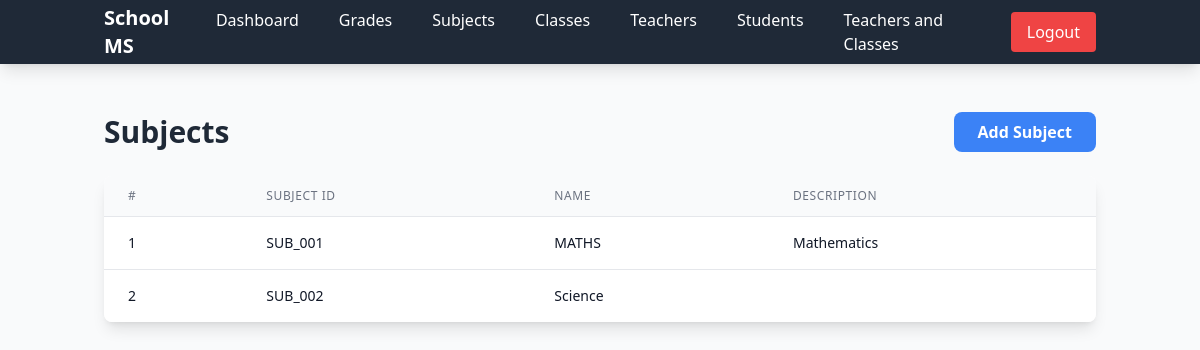
The app's page /admin/subjects (signed in) with its own data.
### app.py (models this page shows)
class Subject(db.Model):
    __tablename__ = 'subject'
    id = db.Column(db.Integer, primary_key=True)
    subject_id = db.Column(db.String(20), unique=True, nullable=True)
    name = db.Column(db.String(100), nullable=False)
    description = db.Column(db.String(500))
    class_subjects = db.relationship('ClassSubject', backref='subject', lazy=True)

### app.py (the view)
@app.route('/admin/subjects', methods=['GET'])
@admin_required
def list_subjects():
    subjects = Subject.query.all()
    return render_template('list_subjects.html', subjects=subjects)

### app.py (called while the page is built)
@app.context_processor
def inject_date():
    return dict(date=date, datetime=datetime)

def admin_required(f):
    @wraps(f)
    def decorated_function(*args, **kwargs):
        if session.get('user_type') != 'admin' or 'admin_id' not in session:
            flash('Please login as admin first', 'error')
            return redirect(url_for('admin_login'))
        return f(*args, **kwargs)
    return decorated_function

### templates/list_subjects.html (shortened to what this page needs)
{% extends 'base.html' %}
{% block content %}
<div class="flex justify-between items-center mb-6">
    <h2 class="text-3xl font-bold text-gray-800">Subjects</h2>
    <a href="{{ url_for('add_subject') }}" class="bg-blue-500 hover:bg-blue-600 text-white px-6 py-2 rounded-lg font-semibold">Add Subject</a>
</div>
<div class="bg-white shadow-lg rounded-lg overflow-hidden">
    <table class="min-w-full divide-y divide-gray-200">
        <thead class="bg-gray-50">
            <tr>
                <th class="px-6 py-3 text-left text-xs font-medium text-gray-500 uppercase tracking-wider">#</th>
                <th class="px-6 py-3 text-left text-xs font-medium text-gray-500 uppercase tracking-wider">Subject ID</th>
                <th class="px-6 py-3 text-left text-xs font-medium text-gray-500 uppercase tracking-wider">Name</th>
                <th class="px-6 py-3 text-left text-xs font-medium text-gray-500 uppercase tracking-wider">Description</th>
            </tr>
        </thead>
        <tbody class="bg-white divide-y divide-gray-200">
            {% for s in subjects %}
            <tr class="hover:bg-gray-50">
                <td class="px-6 py-4 whitespace-nowrap text-sm text-gray-900">{{ loop.index }}</td>
                <td class="px-6 py-4 whitespace-nowrap text-sm text-gray-900">{{ s.subject_id }}</td>
                <td class="px-6 py-4 whitespace-nowrap text-sm font-medium text-gray-900">{{ s.name }}</td>
                <td class="px-6 py-4 text-sm text-gray-900">{{ s.description }}</td>
            </tr>
            {% endfor %}
        </tbody>
    </table>
</div>
{% endblock %}

### records on screen
Subject: subject_id "SUB_001", name "MATHS", description "Mathematics"
Subject: subject_id "SUB_002", name "Science"
